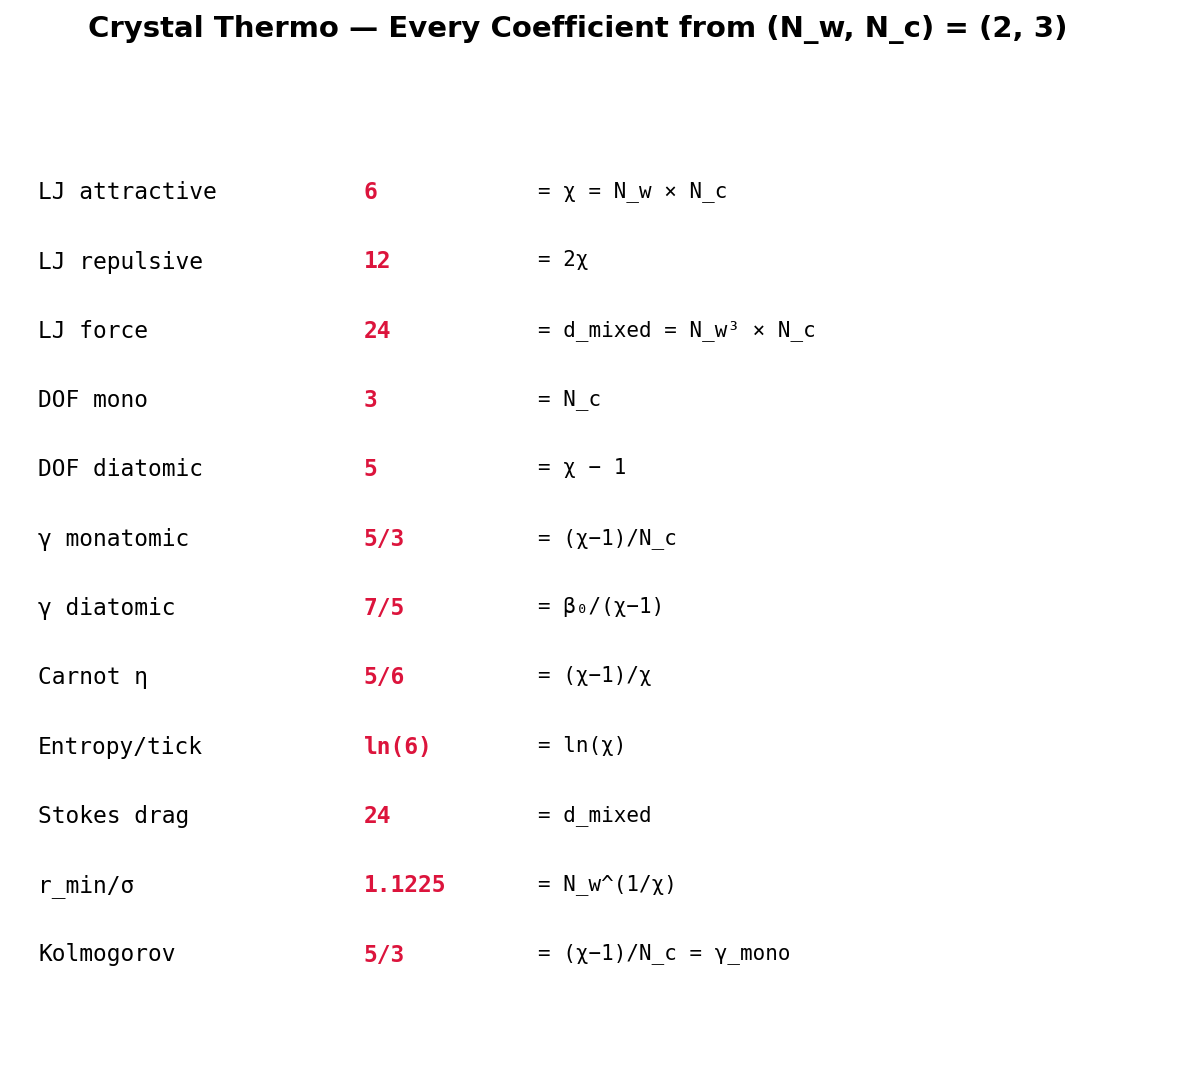

Reproduce this figure in Python.
#!/usr/bin/env python3
"""Crystal Thermo — Every Integer Dashboard"""
import crystal_toe as ct
import matplotlib.pyplot as plt

toe = ct.Toe(); th = toe.thermo()
fig, ax = plt.subplots(figsize=(10, 8))
fig.suptitle(f"Crystal Thermo — Every Coefficient from (N_w, N_c) = ({th.n_w()}, {th.n_c()})", fontsize=14, fontweight='bold')
ax.axis('off')
rows = [
    ("LJ attractive",  str(th.lj_attract()),       "χ = N_w × N_c"),
    ("LJ repulsive",   str(th.lj_repel()),         "2χ"),
    ("LJ force",       str(th.lj_force_prefactor()),"d_mixed = N_w³ × N_c"),
    ("DOF mono",       str(th.dof_mono()),          "N_c"),
    ("DOF diatomic",   str(th.dof_di()),            "χ − 1"),
    ("γ monatomic",    "5/3",                       "(χ−1)/N_c"),
    ("γ diatomic",     "7/5",                       "β₀/(χ−1)"),
    ("Carnot η",       "5/6",                       "(χ−1)/χ"),
    ("Entropy/tick",   "ln(6)",                     "ln(χ)"),
    ("Stokes drag",    "24",                        "d_mixed"),
    ("r_min/σ",       f"{2**(1/6):.4f}",           "N_w^(1/χ)"),
    ("Kolmogorov",     "5/3",                       "(χ−1)/N_c = γ_mono"),
]
for i, (name, val, origin) in enumerate(rows):
    y = 0.95 - i * 0.075
    ax.text(0.02, y, name, fontsize=11, fontfamily='monospace', va='top', transform=ax.transAxes)
    ax.text(0.30, y, val, fontsize=11, fontfamily='monospace', va='top', fontweight='bold', color='crimson', transform=ax.transAxes)
    ax.text(0.45, y, f'= {origin}', fontsize=10, fontfamily='monospace', va='top', transform=ax.transAxes)
plt.savefig('thermo_integers.png', dpi=150, bbox_inches='tight'); plt.show()
